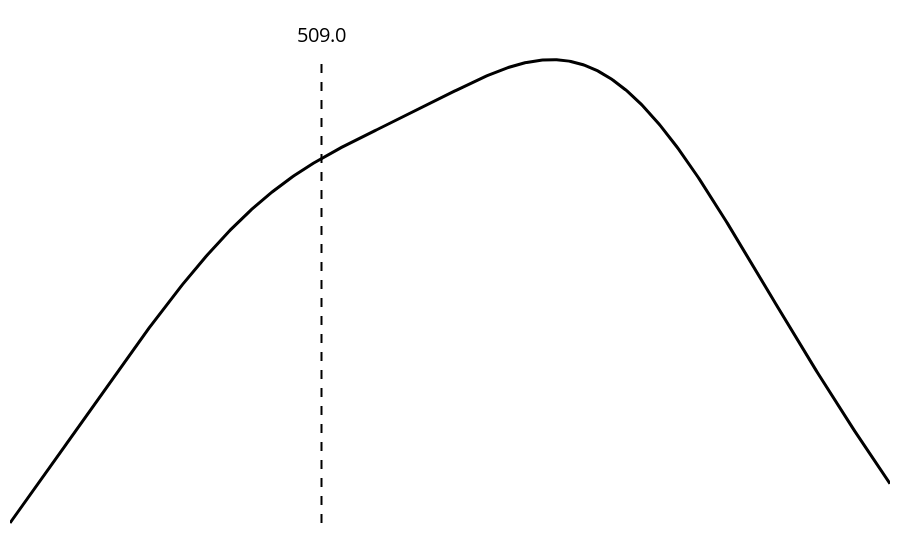

The cell this chart's notebook holds for it:
### Code cell
create_plot([
582,
509,
581,
538,
552,
558,
496,
535,
549,
539,
477,
541,
506,
512,
501,
469,
               ], 509.0)

### Figure 1 — Plotly figure (JSON) as saved in the notebook; plotly's stock layout.template omitted (floating-point values rounded to 4 significant figures; data arrays with more than 128 entries replaced by an {"elided": "..."} marker saying what was removed)
{"data": [{"line": {"color": "black", "width": 3}, "mode": "lines", "showlegend": false, "x": {"elided": "500 float values"}, "y": {"elided": "500 float values"}, "type": "scatter"}, {"line": {"color": "black", "dash": "dash", "width": 2}, "mode": "lines", "showlegend": false, "x": [509.0, 509.0], "y": [0.003764, 0.009784], "type": "scatter"}, {"mode": "text", "showlegend": false, "text": ["509.0"], "textfont": {"color": "black", "size": 20}, "x": [509.0], "y": [0.01008], "type": "scatter"}], "layout": {"xaxis": {"showline": false, "showgrid": false, "zeroline": false, "title": {"text": ""}, "visible": false}, "yaxis": {"showline": false, "showgrid": false, "zeroline": false, "title": {"text": ""}, "visible": false}, "margin": {"l": 10, "r": 10, "t": 10, "b": 10}}}
